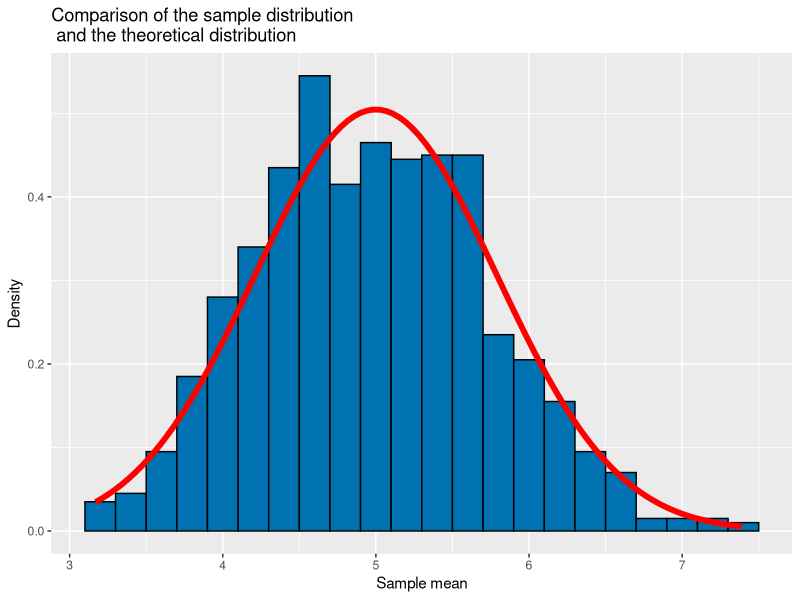

R code for this plot:
## ---- chunk 1

library(ggplot2)

## ---- chunk 2

set.seed(1234)

simMeans <- NULL
for(i in 1:1000) {
  simMeans <- c(simMeans, mean(rexp(40, 0.2)))
}
mean(simMeans)

## ---- chunk 3

var(simMeans)

## ---- chunk 4
data <- as.data.frame(simMeans)
ggplot(data, aes(x = simMeans)) + 
  geom_histogram(binwidth = 0.2, color = 'black', fill="#0072B2", aes(y = ..density..)) +
  stat_function( fun = dnorm, color = 'red', size=2, 
                args = list(mean = 5, sd = sqrt(0.625))) +
  xlab('Sample mean') +
  ylab('Density') +
  ggtitle('Comparison of the sample distribution\n and the theoretical distribution')

